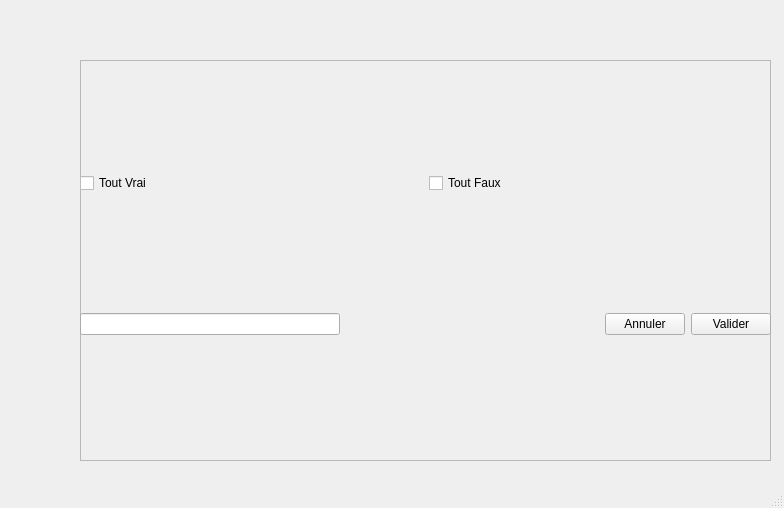
<?xml version="1.0" encoding="UTF-8"?>
<ui version="4.0">
 <class>MainWindow</class>
 <widget class="QMainWindow" name="MainWindow">
  <property name="geometry">
   <rect>
    <x>0</x>
    <y>0</y>
    <width>784</width>
    <height>508</height>
   </rect>
  </property>
  <property name="windowTitle">
   <string>MainWindow</string>
  </property>
  <widget class="QWidget" name="centralwidget">
   <widget class="QFrame" name="frame">
    <property name="geometry">
     <rect>
      <x>80</x>
      <y>60</y>
      <width>691</width>
      <height>401</height>
     </rect>
    </property>
    <property name="frameShape">
     <enum>QFrame::Shape::StyledPanel</enum>
    </property>
    <property name="frameShadow">
     <enum>QFrame::Shadow::Raised</enum>
    </property>
    <widget class="QWidget" name="verticalLayoutWidget">
     <property name="geometry">
      <rect>
       <x>0</x>
       <y>-1</y>
       <width>691</width>
       <height>391</height>
      </rect>
     </property>
     <layout class="QVBoxLayout" name="verticalLayout">
      <item>
       <layout class="QGridLayout" name="ListeParametre"/>
      </item>
      <item>
       <layout class="QHBoxLayout" name="horizontalLayout_2">
        <item>
         <widget class="QCheckBox" name="ToutVrai">
          <property name="text">
           <string>Tout Vrai</string>
          </property>
         </widget>
        </item>
        <item>
         <widget class="QCheckBox" name="ToutFaux">
          <property name="text">
           <string>Tout Faux</string>
          </property>
         </widget>
        </item>
       </layout>
      </item>
      <item>
       <layout class="QHBoxLayout" name="horizontalLayout_3">
        <item>
         <widget class="QLineEdit" name="CodeConnexionAPI"/>
        </item>
        <item>
         <spacer name="horizontalSpacer">
          <property name="orientation">
           <enum>Qt::Orientation::Horizontal</enum>
          </property>
          <property name="sizeHint" stdset="0">
           <size>
            <width>40</width>
            <height>20</height>
           </size>
          </property>
         </spacer>
        </item>
        <item>
         <widget class="QPushButton" name="Annuler">
          <property name="text">
           <string>Annuler</string>
          </property>
         </widget>
        </item>
        <item>
         <widget class="QPushButton" name="Valider">
          <property name="text">
           <string>Valider</string>
          </property>
         </widget>
        </item>
       </layout>
      </item>
     </layout>
    </widget>
   </widget>
  </widget>
  <widget class="QMenuBar" name="menubar">
   <property name="geometry">
    <rect>
     <x>0</x>
     <y>0</y>
     <width>784</width>
     <height>33</height>
    </rect>
   </property>
  </widget>
  <widget class="QStatusBar" name="statusbar"/>
 </widget>
 <resources/>
 <connections/>
</ui>
